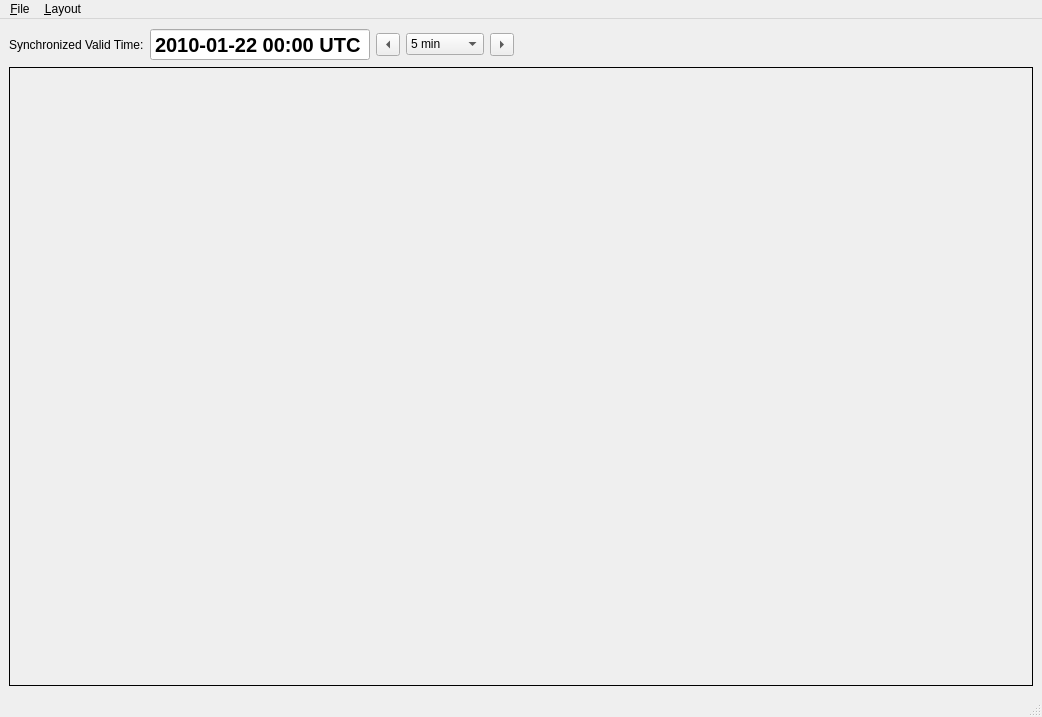
<ui version="4.0" >
 <class>ImageLoopWindow</class>
 <widget class="QMainWindow" name="ImageLoopWindow" >
  <property name="geometry" >
   <rect>
    <x>0</x>
    <y>0</y>
    <width>1042</width>
    <height>717</height>
   </rect>
  </property>
  <property name="windowTitle" >
   <string>Loop View - DLR/IPA Mission Support</string>
  </property>
  <property name="statusTip" >
   <string/>
  </property>
  <widget class="QWidget" name="centralwidget" >
   <layout class="QVBoxLayout" name="verticalLayout" >
    <item>
     <layout class="QHBoxLayout" name="horizontalLayout_3" >
      <item>
       <widget class="QLabel" name="label_3" >
        <property name="sizePolicy" >
         <sizepolicy vsizetype="Preferred" hsizetype="Fixed" >
          <horstretch>0</horstretch>
          <verstretch>0</verstretch>
         </sizepolicy>
        </property>
        <property name="maximumSize" >
         <size>
          <width>16777215</width>
          <height>16777215</height>
         </size>
        </property>
        <property name="text" >
         <string>Synchronized Valid Time:</string>
        </property>
       </widget>
      </item>
      <item>
       <widget class="QDateTimeEdit" name="dteValidTime" >
        <property name="minimumSize" >
         <size>
          <width>220</width>
          <height>0</height>
         </size>
        </property>
        <property name="maximumSize" >
         <size>
          <width>160</width>
          <height>16777215</height>
         </size>
        </property>
        <property name="font" >
         <font>
          <pointsize>15</pointsize>
          <weight>75</weight>
          <italic>false</italic>
          <bold>true</bold>
         </font>
        </property>
        <property name="readOnly" >
         <bool>true</bool>
        </property>
        <property name="buttonSymbols" >
         <enum>QAbstractSpinBox::NoButtons</enum>
        </property>
        <property name="date" >
         <date>
          <year>2010</year>
          <month>1</month>
          <day>22</day>
         </date>
        </property>
        <property name="minimumDateTime" >
         <datetime>
          <hour>12</hour>
          <minute>0</minute>
          <second>0</second>
          <year>2000</year>
          <month>1</month>
          <day>1</day>
         </datetime>
        </property>
        <property name="minimumDate" >
         <date>
          <year>2000</year>
          <month>1</month>
          <day>1</day>
         </date>
        </property>
        <property name="minimumTime" >
         <time>
          <hour>12</hour>
          <minute>0</minute>
          <second>0</second>
         </time>
        </property>
        <property name="displayFormat" >
         <string>yyyy-MM-dd hh:mm UTC</string>
        </property>
        <property name="calendarPopup" >
         <bool>false</bool>
        </property>
        <property name="timeSpec" >
         <enum>Qt::UTC</enum>
        </property>
       </widget>
      </item>
      <item>
       <widget class="QToolButton" name="tbValidTime_back" >
        <property name="toolTip" >
         <string>decrement time</string>
        </property>
        <property name="text" >
         <string>&lt;&lt;</string>
        </property>
        <property name="arrowType" >
         <enum>Qt::LeftArrow</enum>
        </property>
       </widget>
      </item>
      <item>
       <widget class="QComboBox" name="cbVTStep" >
        <property name="toolTip" >
         <string>time step for changing the valid time</string>
        </property>
        <item>
         <property name="text" >
          <string>5 min</string>
         </property>
        </item>
        <item>
         <property name="text" >
          <string>10 min</string>
         </property>
        </item>
        <item>
         <property name="text" >
          <string>15 min</string>
         </property>
        </item>
        <item>
         <property name="text" >
          <string>30 min</string>
         </property>
        </item>
        <item>
         <property name="text" >
          <string>1 hour</string>
         </property>
        </item>
        <item>
         <property name="text" >
          <string>3 hours</string>
         </property>
        </item>
        <item>
         <property name="text" >
          <string>6 hours</string>
         </property>
        </item>
        <item>
         <property name="text" >
          <string>12 hours</string>
         </property>
        </item>
        <item>
         <property name="text" >
          <string>24 hours</string>
         </property>
        </item>
       </widget>
      </item>
      <item>
       <widget class="QToolButton" name="tbValidTime_fwd" >
        <property name="toolTip" >
         <string>increment time</string>
        </property>
        <property name="text" >
         <string>>></string>
        </property>
        <property name="arrowType" >
         <enum>Qt::RightArrow</enum>
        </property>
       </widget>
      </item>
      <item>
       <spacer name="horizontalSpacer" >
        <property name="orientation" >
         <enum>Qt::Horizontal</enum>
        </property>
        <property name="sizeHint" stdset="0" >
         <size>
          <width>40</width>
          <height>20</height>
         </size>
        </property>
       </spacer>
      </item>
     </layout>
    </item>
    <item>
     <widget class="QFrame" name="centralFrame" >
      <property name="sizePolicy" >
       <sizepolicy vsizetype="Expanding" hsizetype="Preferred" >
        <horstretch>0</horstretch>
        <verstretch>0</verstretch>
       </sizepolicy>
      </property>
      <property name="frameShape" >
       <enum>QFrame::Box</enum>
      </property>
      <property name="frameShadow" >
       <enum>QFrame::Plain</enum>
      </property>
     </widget>
    </item>
   </layout>
  </widget>
  <widget class="QMenuBar" name="menubar" >
   <property name="geometry" >
    <rect>
     <x>0</x>
     <y>0</y>
     <width>1042</width>
     <height>26</height>
    </rect>
   </property>
   <widget class="QMenu" name="menu_File" >
    <property name="title" >
     <string>&amp;File</string>
    </property>
    <addaction name="actionE_xit" />
   </widget>
   <widget class="QMenu" name="menu_Layout" >
    <property name="title" >
     <string>&amp;Layout</string>
    </property>
    <addaction name="actionSingleView" />
    <addaction name="actionDualView" />
    <addaction name="actionOneLargeTwoSmall" />
    <addaction name="actionOneLargeThreeSmall" />
    <addaction name="actionQuadView" />
   </widget>
   <addaction name="menu_File" />
   <addaction name="menu_Layout" />
  </widget>
  <widget class="QStatusBar" name="statusBar" />
  <action name="actionE_xit" >
   <property name="text" >
    <string>E&amp;xit Module</string>
   </property>
   <property name="shortcut" >
    <string>Ctrl+X</string>
   </property>
  </action>
  <action name="actionSingleView" >
   <property name="text" >
    <string>&amp;Single View</string>
   </property>
   <property name="shortcut" >
    <string>Alt+1</string>
   </property>
  </action>
  <action name="actionDualView" >
   <property name="text" >
    <string>&amp;Dual View</string>
   </property>
   <property name="shortcut" >
    <string>Alt+2</string>
   </property>
  </action>
  <action name="actionOneLargeTwoSmall" >
   <property name="text" >
    <string>&amp;One Large, Two Small</string>
   </property>
   <property name="shortcut" >
    <string>Alt+3</string>
   </property>
  </action>
  <action name="actionOneLargeThreeSmall" >
   <property name="text" >
    <string>One &amp;Large, Three Small</string>
   </property>
   <property name="shortcut" >
    <string>Alt+4</string>
   </property>
  </action>
  <action name="actionQuadView" >
   <property name="text" >
    <string>&amp;Quad View</string>
   </property>
   <property name="shortcut" >
    <string>Alt+5</string>
   </property>
  </action>
 </widget>
 <resources/>
 <connections>
  <connection>
   <sender>actionE_xit</sender>
   <signal>triggered()</signal>
   <receiver>ImageLoopWindow</receiver>
   <slot>close()</slot>
   <hints>
    <hint type="sourcelabel" >
     <x>-1</x>
     <y>-1</y>
    </hint>
    <hint type="destinationlabel" >
     <x>357</x>
     <y>263</y>
    </hint>
   </hints>
  </connection>
 </connections>
</ui>
